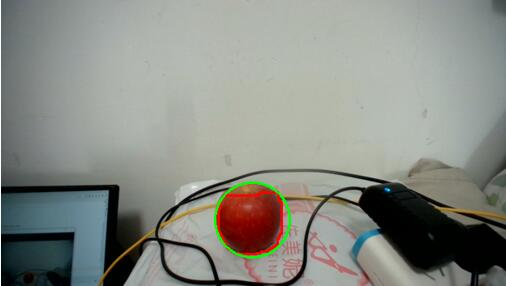
#> input picture i.jpg, 506 x 286 px
$ python main.py
#> lines starting #> are read from the running program, lines starting #| are printed output that depends on the picture; after the words box and inside, x2 and y2 are one past the last pixel; in counts of white or black regions, pixels touching at a corner belong together
import cv2
import numpy as np

img = cv2.imread('i.jpg', 0)
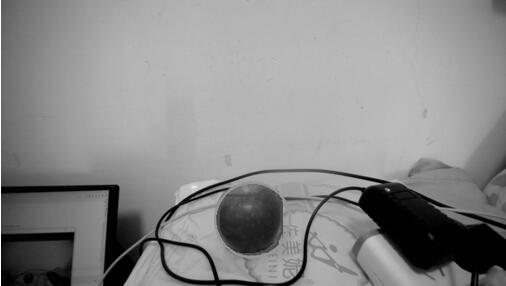
#> img: shape (286, 506); min 0, max 255, mean 137.7
img1 = cv2.imread('i.jpg')
#> img1 is the input picture: shape (286, 506, 3); mean B, G, R 132.6, 139.2, 136.6
contours, hierarchy = cv2.findContours(img, cv2.RETR_CCOMP, cv2.CHAIN_APPROX_NONE)
#> contours = 372 contours, 345 with area under 20; largest, box (x1, y1, x2, y2) and area: (0, 0, 506, 286) 143876, (360, 198, 409, 236) 728, (466, 263, 491, 274) 108, (28, 186, 57, 189) 54, (112, 231, 121, 248) 48
cv2.namedWindow('hi')
print(len(contours))
#| 372
for i, contour in enumerate(contours):
    cv2.drawContours(img, contours, i, (0, 0, 255), 2)
#> this loop made 372 passes
#> contour on passes 8, 11, 13: [[219, 283], [220, 282], [221, 283], [220, 284]], [[119, 282], [120, 281], [121, 282], [120, 283]], [[292, 281], [293, 280], [294, 281], [293, 282]]
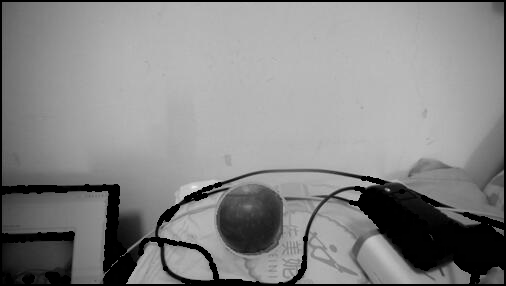
#> img: shape (286, 506); 6.79% of pixels changed, all inside (x1, y1, x2, y2) = (0, 0, 506, 286)

if len(contours) > 0:
    cnt = contours[0]
#> cnt = [[376, 205], [376, 206], [376, 207], [377, 207], [378, 207], [378, 206], [377, 205]]
    (x, y), radius = cv2.minEnclosingCircle(cnt)
#> x = 377; y = 206; radius = 1.41
    (x, y, radius) = np.int0((x, y, radius))
#> radius = 1
    cv2.circle(img, (x, y), radius, (0, 255, 0), 2)
    print('x:', x, 'y:', y)
#| x: 377 y: 206

cv2.imshow('hi', img)
cv2.waitKey(0)
cv2.destroyWindow('hi')
